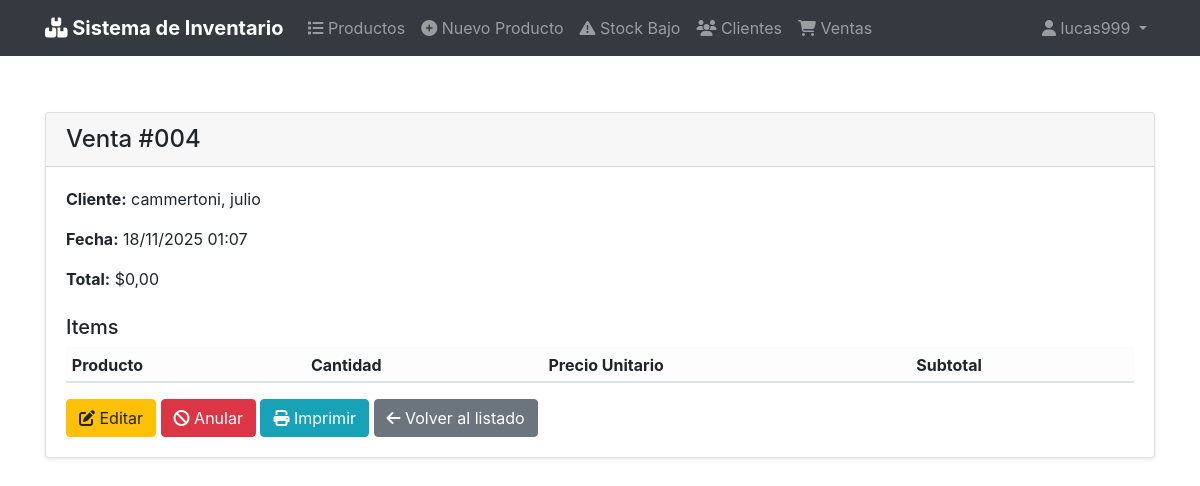
The app's page /ventas/3/ (signed in) with its own data.
### ventas/models.py (models this page shows, shortened)
class Venta(models.Model):
    codigo = models.CharField(max_length=20, unique=True)
    cliente = models.ForeignKey(Cliente, on_delete=models.CASCADE)
    fecha = models.DateTimeField(auto_now_add=True)
    total = models.DecimalField(max_digits=10, decimal_places=2, default=0)
    anulada = models.BooleanField(default=False)

### clientes/models.py (models this page shows)
class Cliente(models.Model):
    nombre = models.CharField(max_length=100)
    apellido = models.CharField(max_length=100, blank=True, null=True)        # ← nullable
    documento = models.CharField(max_length=20, unique=True, blank=True, null=True)  # ← nullable
    email = models.EmailField(blank=True, null=True)
    telefono = models.CharField(max_length=20, blank=True, null=True)
    direccion = models.CharField(max_length=200, blank=True, null=True)
    def __str__(self):
        return f"{self.apellido or ''}, {self.nombre}".strip()
    class Meta:
        ordering = ['apellido', 'nombre']

### ventas/views.py (the view)
# urls.py: path('<int:pk>/', views.VentaDetailView.as_view(), name='venta_detail'),
class VentaDetailView(LoginRequiredMixin, DetailView):
    model = Venta
    template_name = 'ventas/venta_detail.html'
    context_object_name = 'venta'

### templates/ventas/venta_detail.html (shortened to what this page needs)
{% extends 'base.html' %}
{% block content %}
<div class="card shadow-sm">
    <div class="card-header d-flex justify-content-between align-items-center">
        <h4 class="mb-0">Venta #{{ venta.codigo }}</h4>
    </div>
    <div class="card-body">
        <p><strong>Cliente:</strong> {{ venta.cliente }}</p>
        <p><strong>Fecha:</strong> {{ venta.fecha|date:"d/m/Y H:i" }}</p>
        <p><strong>Total:</strong> ${{ venta.total }}</p>
        <h5 class="mt-4">Items</h5>
        <table class="table table-sm table-bordered">
            <thead class="table-light">
                <tr>
                    <th>Producto</th>
                    <th>Cantidad</th>
                    <th>Precio Unitario</th>
                    <th>Subtotal</th>
                </tr>
            </thead>
        </table>
        <div class="mt-3">
            <a href="{% url 'venta_update' venta.pk %}" class="btn btn-warning">
                <i class="fas fa-edit"></i> Editar
            </a>
            <a href="{% url 'venta_anular' venta.pk %}" class="btn btn-danger"
               onclick="return confirm('¿Anular esta venta? Se devolverá el stock.');">
                <i class="fas fa-ban"></i> Anular
            </a>
            <a href="{% url 'venta_print' venta.pk %}" target="_blank" class="btn btn-info">
                <i class="fas fa-print"></i> Imprimir
            </a>
            <a href="{% url 'venta_list' %}" class="btn btn-secondary">
                <i class="fas fa-arrow-left"></i> Volver al listado
            </a>
        </div>
    </div>
</div>
{% endblock %}

### templates/base.html (shortened to what this page needs)
{% load bootstrap4 %}
{% load static %}
<!DOCTYPE html>
<html lang="es">
<head>
    {% bootstrap_css %}
    <link rel="stylesheet" href="https://cdnjs.cloudflare.com/ajax/libs/font-awesome/6.5.0/css/all.min.css">
</head>
<body>
    <nav class="navbar navbar-expand-lg navbar-dark bg-dark">
        <div class="container">
            <a class="navbar-brand" href="{% url 'productos:producto_list' %}">
                <i class="fas fa-boxes"></i> Sistema de Inventario
            </a>
            <div class="collapse navbar-collapse" id="navbarNav">
                <ul class="navbar-nav mr-auto">
                    {% if perms.productos.view_producto %}
                        <li class="nav-item">
                            <a class="nav-link" href="{% url 'productos:producto_list' %}">
                                <i class="fas fa-list"></i> Productos
                            </a>
                        </li>
                        <li class="nav-item">
                            <a class="nav-link" href="{% url 'productos:producto_create' %}">
                                <i class="fas fa-plus-circle"></i> Nuevo Producto
                            </a>
                        </li>
                        <li class="nav-item">
                            <a class="nav-link" href="{% url 'productos:stock_bajo_list' %}">
                                <i class="fas fa-exclamation-triangle"></i> Stock Bajo
                            </a>
                        </li>
                    {% endif %}
                    {% if perms.clientes.view_cliente %}
                        <li class="nav-item">
                            <a class="nav-link" href="{% url 'clientes:cliente_list' %}">
                                <i class="fas fa-users"></i> Clientes
                            </a>
                        </li>
                    {% endif %}
                    {% if perms.ventas.view_venta %}
                        <li class="nav-item">
                            <a class="nav-link" href="{% url 'venta_list' %}">
                                <i class="fas fa-shopping-cart"></i> Ventas
                            </a>
                        </li>
                    {% endif %}
                </ul>
                <ul class="navbar-nav ml-auto">
                    {% if user.is_authenticated %}
                        <li class="nav-item dropdown">
                            <a class="nav-link dropdown-toggle" href="#" id="userDropdown" role="button"
                               data-toggle="dropdown" aria-haspopup="true" aria-expanded="false">
                                <i class="fas fa-user"></i> {{ user.username }}
                            </a>
                        </li>
                    {% else %}
                        <li class="nav-item">
                            <a class="nav-link" href="{% url 'account_login' %}">
                                <i class="fas fa-sign-in-alt"></i> Iniciar sesión
                            </a>
                        </li>
                    {% endif %}
                </ul>
            </div>
        </div>
    </nav>
    <div class="container mt-4">
        <div class="d-flex justify-content-between align-items-center mb-4">
        </div>
        {% block content %}{% endblock %}
    </div>
</body>
</html>

### templates/base.html (style rules this page uses)
.navbar-brand { font-weight: bold; }

### records on screen
Venta: codigo "004", cliente "cammertoni, julio", fecha "18/11/2025 01:07", total "0,00"

### other values on screen
{{ user.username }} "lucas999"
